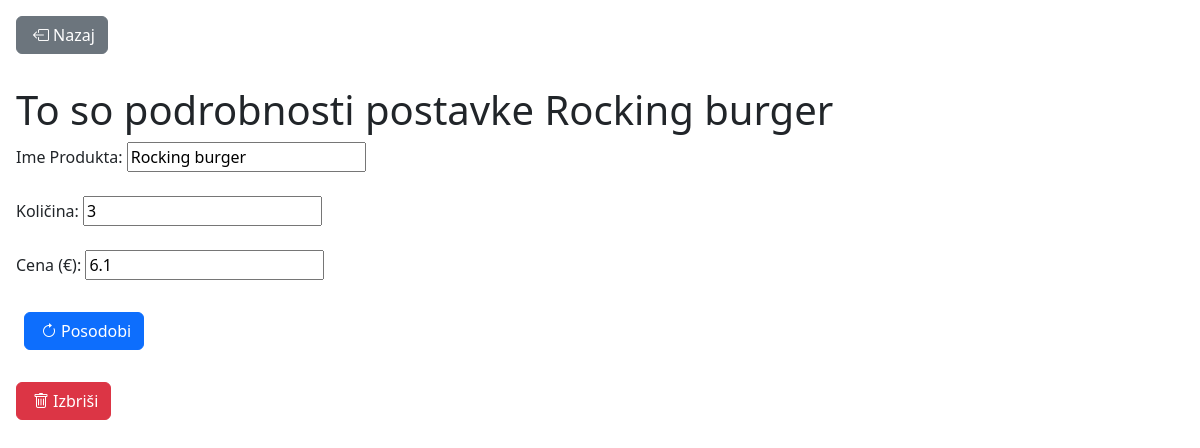
/racuni/3d55b077-6946-d75e-c54a-25667d38c33f/105, run on the app's committed database.
### racuni/models.py (models this page shows, shortened)
class Product(models.Model):
    bill = models.ForeignKey(Bill, on_delete=models.CASCADE)
    product_title = models.CharField(max_length=200)
    quantity = models.IntegerField()
    value = models.FloatField()

### racuni/views.py (the view, shortened to what this page needs)
# urls.py: path('<str:bill_id>/<int:pk>', views.ProductsDetailsView.as_view(), name='product-details'),
class ProductsDetailsView(FormMixin, generic.DetailView):
    model = Product
    template_name = 'racuni/product_details.html'
    form_class = ProductDetailsForm
    def get_initial(self):
        obj = self.get_object()
        return {'product_title': obj.product_title, 'quantity': obj.quantity, 'value': obj.value}

### racuni/forms.py
class ProductDetailsForm(forms.Form):
    product_title = forms.CharField(label="Ime Produkta", max_length=200)
    quantity = forms.IntegerField(label="Količina")
    value = forms.FloatField(label="Cena (€)")

### racuni/templates/racuni/product_details.html (shortened to what this page needs)
<!DOCTYPE html>
<html lang="en">
<head>
    <link rel="stylesheet" href="https://cdn.jsdelivr.net/npm/bootstrap@5.2.0-beta1/dist/css/bootstrap.min.css">
    <link rel="stylesheet" href="https://cdn.jsdelivr.net/npm/bootstrap-icons@1.9.1/font/bootstrap-icons.css">
</head>
<body>
<a href="{% url 'bill-details' product.bill_id %}"class="btn btn-secondary m-3"><i class="bi bi-box-arrow-left m-1"></i>Nazaj</a>
<div class="m-3">
<h1>To so podrobnosti postavke {{ product.product_title }}</h1>
<form method="post">
    {% for field in form %}
        {{ field.label_tag }}
        {{ field }}<br><br>
    {% endfor %}
<button type="submit" class="btn btn-primary m-2"><i class="bi bi-arrow-clockwise m-1"></i>Posodobi</button>
</form><br>
<a href="{% url 'product-delete' product.bill_id product.pk %}" class="btn btn-danger"><i class="bi bi-trash m-1"></i>Izbriši</a>
</div>
</body>
</html>

### data on the page
Product: product_title "Rocking burger", form "Rocking burger" "3" "6.1"

### other printed values
{{ field.label_tag }} "Ime Produkta:" "Količina:" "Cena (€):"
